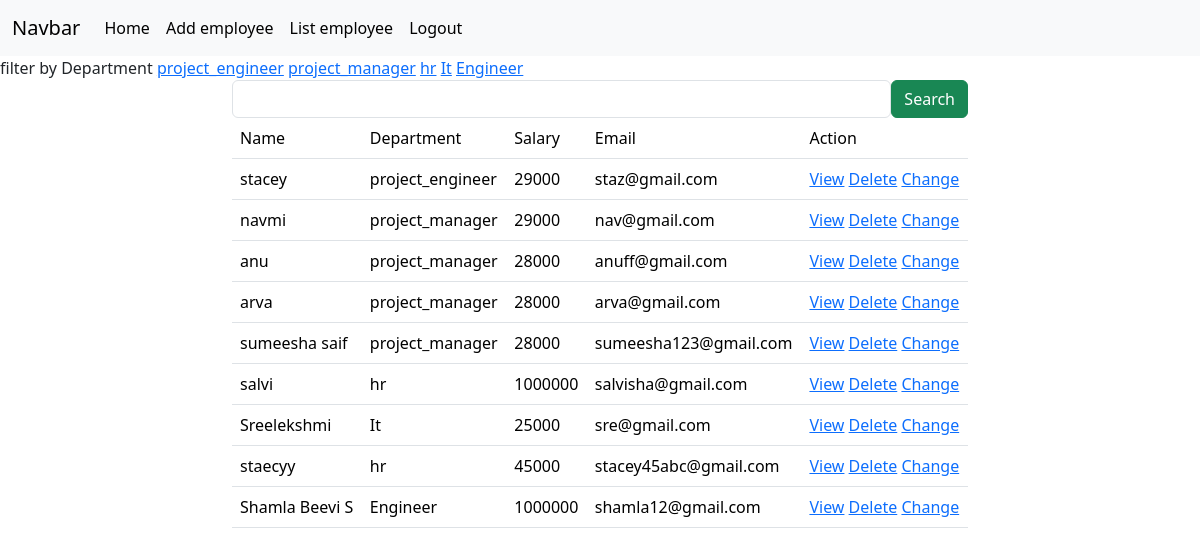
Page /employees/all/ (signed in) on the committed database.
### crm/models.py (models this page shows, shortened)
class Employees(models.Model):
    name=models.CharField(max_length=200)
    department=models.CharField(max_length=200)
    salary=models.PositiveIntegerField()
    email=models.EmailField(unique=True)
    age=models.PositiveIntegerField()
    contact=models.CharField(null=True,max_length=200,blank=True)
    profile_pic=models.ImageField(upload_to="images",null=True,blank=True)
    dob=models.DateField(null=True,blank=True)

### crm/views.py (the view, shortened to what this page needs)
# urls.py: path("employees/all/",views.EmployeeListView.as_view(),name="emp-all"),
@method_decorator(signin_required,name="dispatch")
class EmployeeListView(View):
    def get(self,request,*args,**kwargs):
            qs=Employees.objects.all()
            departments=Employees.objects.all().values_list("department",flat=True).distinct()
            print(departments)
            if "department" in request.GET:
                dept=request.GET.get("department")
                qs=qs.filter(department__iexact=dept)
            return render (request,"emp_list.html",{"data":qs,"departments":departments})

### crm/views.py (called while the page is built)
def signin_required(fn):                                             #decorat0rs
    def wrapper(request,*args,**kwargs):
        if not request.user.is_authenticated:
            messages.error(request,"invalid session")
            return redirect("signin")
        else:
            return fn(request,*args,**kwargs)
    return wrapper

### crm/templates/emp_list.html (shortened to what this page needs)
{%extends 'base.html'%}
{%block body_block%}
<div>
    filter by Department
    {%for dep in departments%}
        <a href="{%url 'emp-all'%}?department={{dep}}">{{dep}}</a>
    {%endfor%}
</div>
<div class="container">
    <div class="row">
        <div class="col-2"></div>
        <div class="col-8">
            <form action="" method="post">
                <div class="d-flex">
                    <input type="text" name="box" class="form-control">
                    <button type="submit" class="btn btn-success">Search</button>
                </div>
            </form>
        </div>
        <div class="container ">
            <div class="row">
                <div class="col-2"></div>
                <div class="col-8">
                    <table class="table">
                        <tr>
                            <td>Name</td>
                            <td>Department</td>
                            <td>Salary</td>
                            <td>Email</td>
                            <td>Action</td>
                        </tr>
                        {%for emp in data%}
                        <tr>
                            <td>{{emp.name}}</td>
                            <td>{{emp.department}}</td>
                            <td>{{emp.salary}}</td>
                            <td>{{emp.email}}</td>
                            <td>
                                <a href="{%url 'emp-details' emp.id%}">View</a>
                                <a href="{%url 'emp-delete' emp.id%}">Delete</a>
                                <a href="{%url 'emp-edit' emp.id%}">Change</a>
                            </td>
                        </tr>
                        {%endfor emp in data%}
                    </table>
                </div>
                <div class="col-2"></div>
            </div>
        </div>
        {%endblock%}

### crm/templates/base.html (shortened to what this page needs)
<!DOCTYPE html>
<html lang="en">
<head>
    <link href="https://cdn.jsdelivr.net/npm/bootstrap@5.3.2/dist/css/bootstrap.min.css" rel="stylesheet"
>
    <link href="https://cdn.jsdelivr.net/npm/bootstrap@5.3.2/dist/css/bootstrap.min.css" rel="stylesheet">
</head>
<body>
    <nav class="navbar navbar-expand-lg bg-body-tertiary">
        <div class="container-fluid">
            <a class="navbar-brand" href="#">Navbar</a>
            <div class="collapse navbar-collapse" id="navbarSupportedContent">
                <ul class="navbar-nav me-auto mb-2 mb-lg-0">
                    <li class="nav-item">
                        <a class="nav-link active" aria-current="page" href="#">Home</a>
                    </li>
                    <li class="nav-item">
                        <a class="nav-link active" aria-current="page" href="{%url 'emp-add'%}">Add employee</a>
                    </li>
                    <li class="nav-item">
                        <a class="nav-link active" aria-current="page" href="{%url 'emp-all'%}">List employee</a>
                    </li>
                    <li class="nav-item">
                        <a class="nav-link active" aria-current="page" href="{%url 'signout'%}">Logout</a>
                    </li>
            </div>
        </div>
    </nav>
    {%block body_block%}
    {%endblock%}
</body>
</html>

### rows in the picture
Employees: name "stacey", department "project_engineer", salary "29000", email "staz@gmail.com"
Employees: name "navmi", department "project_manager", salary "29000", email "nav@gmail.com"
Employees: name "anu", department "project_manager", salary "28000", email "anuff@gmail.com"
Employees: name "arva", department "project_manager", salary "28000", email "arva@gmail.com"
Employees: name "sumeesha saif", department "project_manager", salary "28000", email "sumeesha123@gmail.com"
Employees: name "salvi", department "hr", salary "1000000", email "salvisha@gmail.com"
Employees: name "Sreelekshmi", department "It", salary "25000", email "sre@gmail.com"
Employees: name "staecyy", department "hr", salary "45000", email "stacey45abc@gmail.com"
Employees: name "Shamla Beevi S", department "Engineer", salary "1000000", email "shamla12@gmail.com"

### other values in the picture
{{ dep }} "project_engineer" "project_manager" "hr" "It" "Engineer"
